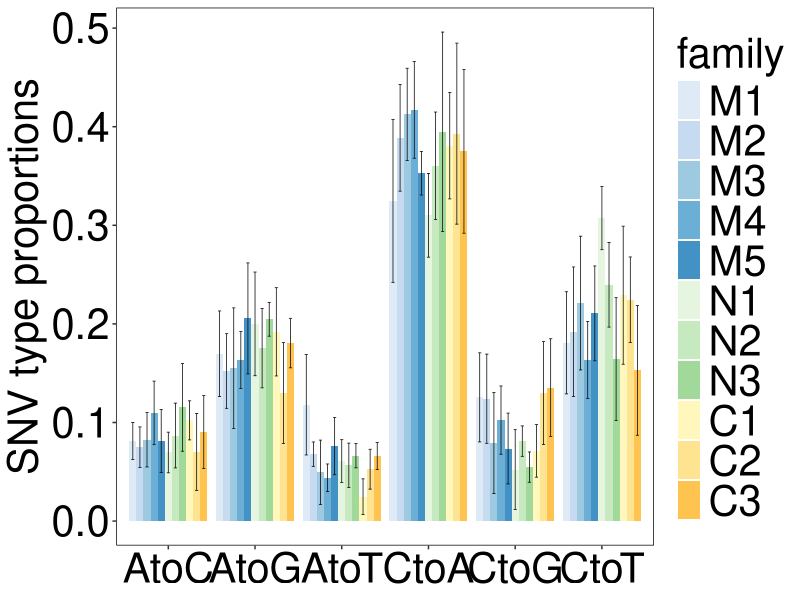

Recreate this plot in R.
library(ggplot2)
library(RColorBrewer)
library(dplyr)

data <- read.csv("difSNVtype-proportion-all.txt", sep='\t', header=TRUE,stringsAsFactors=FALSE)

data_summary <- data %>%
  group_by(mut_type, family) %>%
  summarise(
    mean_proportion = first(all_proportion),  
    sd = sd(proportion),                      
    lower = mean_proportion - sd,
    upper = mean_proportion + sd,
    .groups = "drop" 
  )

mycolor1 <- c(brewer.pal(9,"Blues")[2:6])
mycolor2 <- c(brewer.pal(9,"Greens")[2:4])
mycolor3 <- c(brewer.pal(9,"YlOrBr")[2:4])
mycolor <- c(mycolor1,mycolor2,mycolor3)
data_summary$family <- factor(data_summary$family,levels=c("M1","M2","M3","M4","M5","N1","N2","N3","C1","C2","C3"),ordered = TRUE)

# data$sample <- factor(data$sample,levels=c("P1","P2","P3","P4","P5"),ordered = TRUE)
# shape_mapping <- c(P1=15, P2=17, P3=18, P4=10, P5=20)

###bar_plot
pic <- ggplot(data_summary, aes(x=mut_type,fill=family))+
geom_bar(aes(y=mean_proportion,fill = family), stat='identity', position=position_dodge(width=0.9))+
# geom_point(aes(y = mean_proportion, fill = family), position = position_dodge(width = 0.9),shape = 21,size = 6, color = "black", stroke = 1)+
# geom_point(aes(y=proportion, shape=sample, group=interaction(mut_type, family)), position = position_dodge(width=0.9), size=0.7, show.legend=TRUE, alpha = 0.8)+
# scale_shape_manual(values=shape_mapping)+
scale_fill_manual(values=mycolor)+
geom_errorbar(aes(ymin = lower, ymax = upper),position = position_dodge(width = 0.9), width = 0.4, color = "black",linewidth = 0.25) +
theme_bw()+
theme(panel.grid = element_blank(),text = element_text(size = 30),axis.text = element_text(size = 30,color = "black"),legend.text = element_text(size = 30,color = "black"),panel.border = element_rect(color = "black")) +
labs(y="SNV type proportions", x = NULL)
